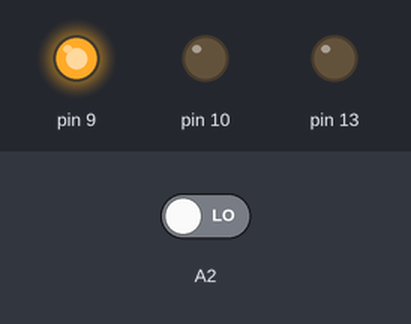
Bench run of a sketch on a simulated Arduino Uno, built with avr-gcc and run on an emulated ATmega328P. Parts: output pins drawn as LEDs (lit = HIGH). Inputs (shaded band) come from the test bench; at power-on: A2 LOW.

Above: at 1.2 s.
1.3 s: A2 driven HIGH
At 1.8 s:
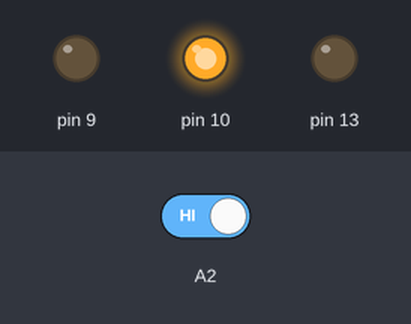
2.8 s: A2 driven LOW
At 4.1 s:
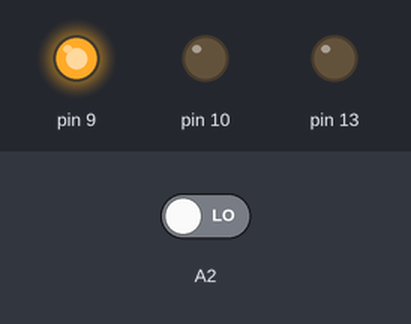
Timing chart, 0 to 5.8 s (numbered marks = the images above; inputs shaded):
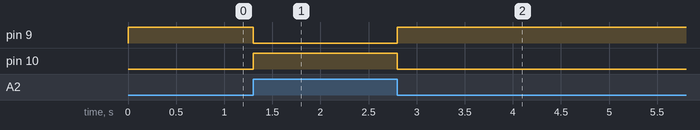

Measured:
- after the input at 1.3 s, pin 9: HIGH → LOW at once; pin 10: LOW → HIGH at once
- after the input at 2.8 s, pin 9: LOW → HIGH at once; pin 10: HIGH → LOW at once

The sketch:

Testing.ino
```cpp
void setup() {
  pinMode(9, OUTPUT);
  pinMode(10, OUTPUT);
  pinMode(13, OUTPUT);
  pinMode(A2, INPUT);
}

void loop() {

  int switchPosition = digitalRead(A2);

  if (switchPosition == HIGH) {
    digitalWrite(10, HIGH);   // turn the LED on (HIGH is the voltage level)
    digitalWrite(9, LOW);
  } else  {
    digitalWrite(10, LOW);    // turn the LED off by making the voltage LOW
    digitalWrite(9, HIGH);
  }
}
```
